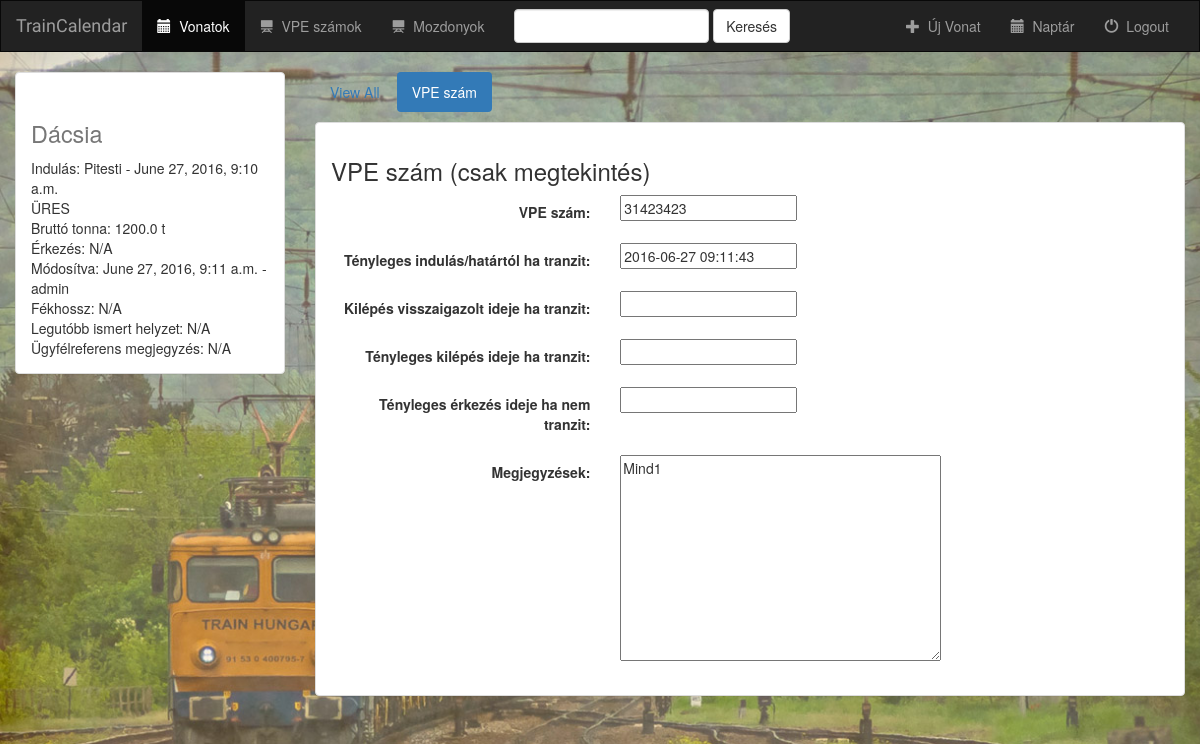
Page /train/1/view_vpe/1/ on the committed database.
### rail/models.py (models this page shows, shortened)
class Album(models.Model):
    class Meta:
        permissions = (("view_album", "Can view album"),)
    user = models.ForeignKey(User, default=1)
    vnev = models.CharField(max_length=100, verbose_name='Vonat megnevezése*')
    indulas = models.CharField(max_length=250 ,  verbose_name='Indulás helye*')
    indulas_ido = models.DateTimeField(verbose_name='Várható indulás*')
    belepes = models.CharField(max_length=250, verbose_name='Belépés helye ha tranzit', null=True, blank=True)
    belepes_ido = models.DateTimeField( verbose_name='Belépés ideje ha tranzit', null=True, blank=True)
    erkezes = models.CharField(max_length=250 ,  verbose_name='Érkezés helye', null=True, blank=True)
    kilepes = models.CharField(max_length=250 ,  verbose_name='Kilépés helye ha tranzit', null=True, blank=True)
    rakott = models.BooleanField(verbose_name='Rakott')
    rakomany_fajta = models.CharField(max_length=150, verbose_name='Rakomány fajtája', null=True, blank=True)
    brutto_tonna = models.FloatField(validators=[MinValueValidator(0)], verbose_name='Bruttó tonna*', null=True)
    fekhossz = models.IntegerField(verbose_name='Féktechnikai hosszúság', null=True, blank=True)
    helyzet = models.CharField(max_length=250 ,  verbose_name='Legutóbb ismert helyzete', null=True, blank=True)
    megjegyzesek = models.TextField(max_length=350, verbose_name='Megjegyzések', null=True, blank=True)
    created_at = models.DateTimeField(auto_now_add=True)
    updated_on = models.DateTimeField(auto_now=True)
    def __str__(self):
        return self.vnev + ' - ' + str(self.indulas_ido)

class Vpe(models.Model):
    album = models.ForeignKey(Album, verbose_name='vonat kiválasztása', on_delete=models.CASCADE)
    vpe = models.CharField(max_length=14, verbose_name='VPE szám', null=True, blank=True)
    indulas_ido = models.DateTimeField(verbose_name='Tényleges indulás/határtól ha tranzit')
    kilepes_igazolt = models.DateTimeField( verbose_name='Kilépés visszaigazolt ideje ha tranzit', null=True, blank=True)
    kilepes_tenyleges =models.DateTimeField( verbose_name='Tényleges kilépés ideje ha tranzit', null=True, blank=True)
    erekezes_ido = models.DateTimeField( verbose_name='Tényleges érkezés ideje ha nem tranzit', null=True, blank=True)
    user = models.ForeignKey(User, default=1)
    megjegyzesek = models.TextField(max_length=350, verbose_name='Megjegyzések', null=True, blank=True)
    created_at = models.DateTimeField(auto_now_add=True)
    updated_on = models.DateTimeField(auto_now=True)

### rail/views.py (the view)
# urls.py: url(r'^(?P<album_id>[0-9]+)/view_vpe/(?P<vpe_id>[0-9]+)/$', views.view_vpe, name='view_vpe'),
def view_vpe(request, album_id, vpe_id):
    album = get_object_or_404(Album, pk=album_id)
    vpe = Vpe.objects.get(pk=vpe_id)
    form = VpeForm(instance=vpe)
    context = {
        'album': album,
        'form': form,
    }
    return render(request, 'rail/view_vpe.html', context)

### rail/forms.py
class VpeForm(forms.ModelForm):
    class Meta:
        model = Vpe
        fields = ['vpe', 'indulas_ido','kilepes_igazolt','kilepes_tenyleges','erekezes_ido','megjegyzesek']
    def __init__(self, *args, **kwargs):
        super(VpeForm, self).__init__(*args, **kwargs)
        self.fields['indulas_ido'].widget.attrs['class'] = 'datepicker'
        self.fields['kilepes_igazolt'].widget.attrs['class'] = 'datepicker'
        self.fields['kilepes_tenyleges'].widget.attrs['class'] = 'datepicker'
        self.fields['erekezes_ido'].widget.attrs['class'] = 'datepicker'

### rail/templates/rail/view_vpe.html (shortened to what this page needs)
{% extends 'rail/base.html' %}
{% block albums_active %}active{% endblock %}
{% block body %}
<div class="container-fluid">
    <div class="row">
        <div class="col-sm-4 col-md-3">
            <div class="panel panel-default">
                <div class="panel-body">
                    <h1><small>{{ album.vnev }} </small></h1>
                    Indulás: {{ album.indulas }} - {{album.indulas_ido}}<br>
                    {% if album.rakott == True %}
                    Rakomány: {% if album.rakomany_fajta %} {{ album.rakomany_fajta }} {% else %} N/A {% endif %}<br>
                    {% else %}
                    ÜRES<br>
                    {% endif %}
                    Bruttó tonna: {% if album.brutto_tonna %} {{ album.brutto_tonna }} {% else %} 0 {% endif %} t<br>
                    Érkezés: {% if album.erkezes %} {{ album.erkezes }} {% else %} N/A {% endif %} <br>
                    Módosítva: {{ album.created_at }} - {{ album.user }}<br>
                    Fékhossz: {% if album.fekhossz %} {{ album.fekhossz }} {% else %} N/A {% endif %}<br>
                    Legutóbb ismert helyzet: {% if album.helyzet %} {{ album.helyzet }} {% else %} N/A {% endif %}<br>
                    Ügyfélreferens megjegyzés: {% if album.megjegyzesek %} {{ album.megjegyzesek }} {% else %} N/A {% endif %}
                </div>
            </div>
        </div>
        <div class="col-sm-8 col-md-9">
            <ul class="nav nav-pills" style="margin-bottom: 10px;">
                <li role="presentation"><a href="{% url 'rail:detail' album.id %}">View All</a></li>
                <li role="presentation" class="active"><a href="{% url 'rail:create_vpe' album.id %}">VPE szám</a></li>
            </ul>
            <div class="panel panel-default">
                <div class="panel-body">
                    <h3>VPE szám (csak megtekintés)</h3>
                    <form class="form-horizontal" role="form" action="" method="post" enctype="multipart/form-data">
                        {% include 'rail/form_template.html' %}
                    </form>
                </div>
            </div>
        </div>
    </div>
</div>
{% endblock %}

### rail/templates/rail/form_template.html (shortened to what this page needs)
<link rel="stylesheet" href="http://code.jquery.com/ui/1.11.0/themes/smoothness/jquery-ui.css">
<link rel="stylesheet" href="https://cdn.jsdelivr.net/jquery.ui.timepicker.addon/1.4.5/jquery-ui-timepicker-addon.css">
{% for field in form %}
    <div class="form-group">
        <div class="col-sm-offset-4 col-sm-8">
        </div>
        <label class="control-label col-sm-4">{{ field.label_tag }}</label>
        <div class="col-sm-8">{{ field }}</div>
    </div>
{% endfor %}

### rail/static/rail/style.css (style rules this page uses)
body { background: white url("images/railway2.jpg") no-repeat center center fixed; -webkit-background-size: cover; -moz-background-size: cover; -o-background-size: cover; background-size: cover; }

### rows in the picture
Album: vnev "Dácsia", indulas "Pitesti", indulas_ido "June 27, 2016, 9:10 a.m.", brutto_tonna "1200.0", created_at "June 27, 2016, 9:11 a.m.", user "admin"
Vpe: form "31423423" "2016-06-27 09:11:43" "Mind1"

### other values in the picture
{{ field.label_tag }} "VPE szám:" "Tényleges indulás/határtól ha tranzit:" "Kilépés visszaigazolt ideje ha tranzit:" "Tényleges kilépés ideje ha tranzit:" "Tényleges érkezés ideje ha nem tranzit:" "Megjegyzések:"
